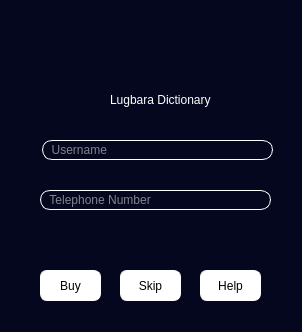
<?xml version="1.0" encoding="UTF-8"?>
<ui version="4.0">
 <class>Form</class>
 <widget class="QWidget" name="Form">
  <property name="geometry">
   <rect>
    <x>0</x>
    <y>0</y>
    <width>302</width>
    <height>332</height>
   </rect>
  </property>
  <property name="windowTitle">
   <string>Buy dictionary</string>
  </property>
  <property name="windowIcon">
   <iconset resource="resources.qrc">
    <normaloff>:/newPrefix/resources/dictionary.png</normaloff>:/newPrefix/resources/dictionary.png</iconset>
  </property>
  <property name="styleSheet">
   <string notr="true">background-color: rgb(5, 7, 31);</string>
  </property>
  <widget class="QLabel" name="label">
   <property name="geometry">
    <rect>
     <x>100</x>
     <y>10</y>
     <width>111</width>
     <height>71</height>
    </rect>
   </property>
   <property name="styleSheet">
    <string notr="true">image: url(:/newPrefix/resources/dictionary.png);</string>
   </property>
   <property name="text">
    <string/>
   </property>
  </widget>
  <widget class="QLabel" name="label_2">
   <property name="geometry">
    <rect>
     <x>110</x>
     <y>90</y>
     <width>111</width>
     <height>20</height>
    </rect>
   </property>
   <property name="styleSheet">
    <string notr="true">font: 10pt &quot;MS Shell Dlg 2&quot;;
color: rgb(255, 255, 255);</string>
   </property>
   <property name="text">
    <string>Lugbara Dictionary</string>
   </property>
  </widget>
  <widget class="QLineEdit" name="lineEdit">
   <property name="geometry">
    <rect>
     <x>42</x>
     <y>140</y>
     <width>231</width>
     <height>20</height>
    </rect>
   </property>
   <property name="styleSheet">
    <string notr="true">color: rgb(255, 255, 255);
font: 10pt &quot;MS Shell Dlg 2&quot;;
border-radius: 10px;
border: 1px solid rgb(255, 255, 255);</string>
   </property>
   <property name="placeholderText">
    <string>  Username</string>
   </property>
  </widget>
  <widget class="QLineEdit" name="lineEdit_2">
   <property name="geometry">
    <rect>
     <x>40</x>
     <y>190</y>
     <width>231</width>
     <height>20</height>
    </rect>
   </property>
   <property name="styleSheet">
    <string notr="true">color: rgb(255, 255, 255);
font: 10pt &quot;MS Shell Dlg 2&quot;;
border-radius: 10px;
border: 1px solid rgb(255, 255, 255);</string>
   </property>
   <property name="placeholderText">
    <string>  Telephone Number</string>
   </property>
  </widget>
  <widget class="QPushButton" name="pushButton">
   <property name="geometry">
    <rect>
     <x>40</x>
     <y>270</y>
     <width>61</width>
     <height>31</height>
    </rect>
   </property>
   <property name="styleSheet">
    <string notr="true">background-color:rgb(255, 255, 255);
font: 10pt &quot;MS Shell Dlg 2&quot;;
border-radius: 7px;
border: 1px solid rgb(255, 255, 255);</string>
   </property>
   <property name="text">
    <string>Buy</string>
   </property>
  </widget>
  <widget class="QPushButton" name="pushButton_2">
   <property name="geometry">
    <rect>
     <x>120</x>
     <y>270</y>
     <width>61</width>
     <height>31</height>
    </rect>
   </property>
   <property name="styleSheet">
    <string notr="true">background-color:rgb(255, 255, 255);
font: 10pt &quot;MS Shell Dlg 2&quot;;
border-radius: 7px;
border: 1px solid rgb(255, 255, 255);</string>
   </property>
   <property name="text">
    <string>Skip</string>
   </property>
  </widget>
  <widget class="QPushButton" name="pushButton_3">
   <property name="geometry">
    <rect>
     <x>200</x>
     <y>270</y>
     <width>61</width>
     <height>31</height>
    </rect>
   </property>
   <property name="styleSheet">
    <string notr="true">background-color:rgb(255, 255, 255);
font: 10pt &quot;MS Shell Dlg 2&quot;;
border-radius: 7px;
border: 1px solid rgb(255, 255, 255);</string>
   </property>
   <property name="text">
    <string>Help</string>
   </property>
  </widget>
 </widget>
 <resources>
  <include location="resources.qrc"/>
 </resources>
 <connections/>
</ui>
